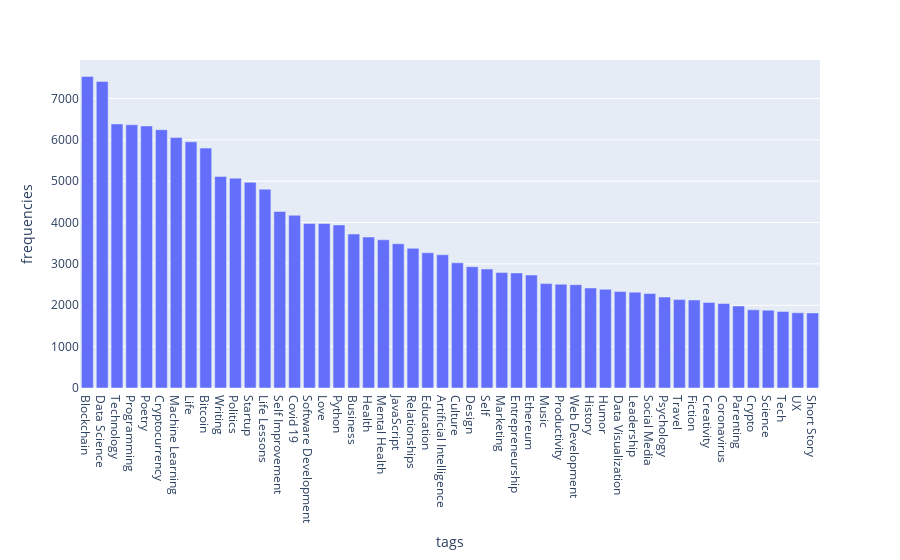

This figure's notebook cell:
### Code cell
all_tags = [tag for tags_list in df["tags"] for tag in eval(tags_list)]
d_tags_counter = Counter(all_tags)
tags, frequencies = list(zip(*d_tags_counter.most_common(n=50)))

fig = px.bar(x=tags, y=frequencies)
fig.update_xaxes(title="tags")
fig.update_yaxes(title="frequencies")
fig.show()

### Figure 1 — Plotly figure (JSON) as saved in the notebook; plotly's stock layout.template omitted (floating-point values rounded to 4 significant figures)
{"data": [{"alignmentgroup": "True", "hovertemplate": "x=%{x}<br>y=%{y}<extra></extra>", "legendgroup": "", "marker": {"color": "#636efa", "pattern": {"shape": ""}}, "name": "", "offsetgroup": "", "orientation": "v", "showlegend": false, "textposition": "auto", "type": "bar", "x": ["Blockchain", "Data Science", "Technology", "Programming", "Poetry", "Cryptocurrency", "Machine Learning", "Life", "Bitcoin", "Writing", "Politics", "Startup", "Life Lessons", "Self Improvement", "Covid 19", "Software Development", "Love", "Python", "Business", "Health", "Mental Health", "JavaScript", "Relationships", "Education", "Artificial Intelligence", "Culture", "Design", "Self", "Marketing", "Entrepreneurship", "Ethereum", "Music", "Productivity", "Web Development", "History", "Humor", "Data Visualization", "Leadership", "Social Media", "Psychology", "Travel", "Fiction", "Creativity", "Coronavirus", "Parenting", "Crypto", "Science", "Tech", "UX", "Short Story"], "xaxis": "x", "y": [7534, 7410, 6384, 6364, 6336, 6245, 6055, 5952, 5800, 5115, 5073, 4974, 4807, 4267, 4176, 3980, 3978, 3943, 3722, 3650, 3583, 3487, 3377, 3269, 3222, 3027, 2932, 2876, 2791, 2782, 2731, 2524, 2509, 2498, 2418, 2386, 2332, 2317, 2284, 2200, 2138, 2128, 2069, 2043, 1983, 1889, 1879, 1850, 1818, 1815], "yaxis": "y"}], "layout": {"barmode": "relative", "legend": {"tracegroupgap": 0}, "margin": {"t": 60}, "xaxis": {"anchor": "y", "domain": [0, 1], "title": {"text": "tags"}}, "yaxis": {"anchor": "x", "domain": [0, 1], "title": {"text": "frequencies"}}}}
